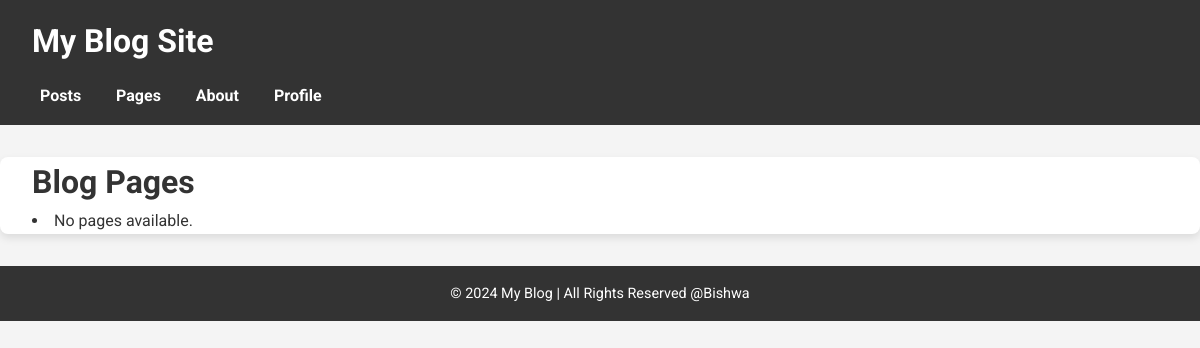
The page /pages/ on the database as committed earlier.
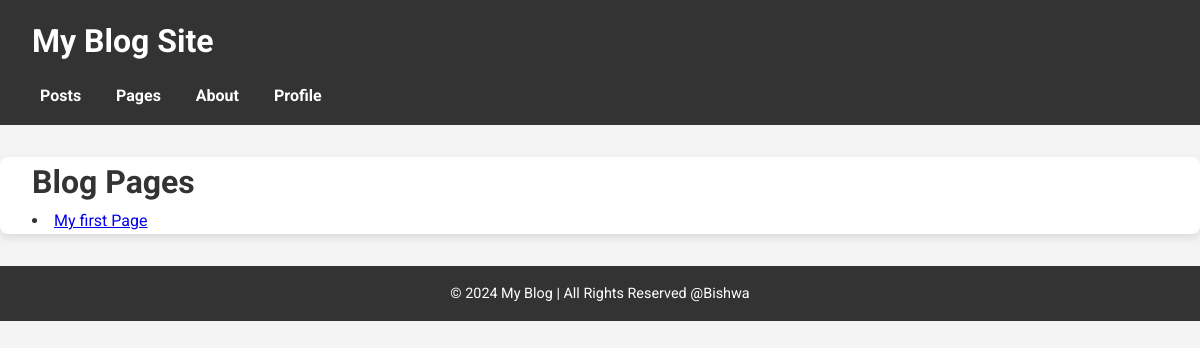
The same page on the database as committed later.
### pages/models.py (models this page shows, shortened)
class Page(models.Model):
    title = models.CharField(max_length=200)
    slug = models.SlugField(unique=True, blank=True)
    content = models.TextField()

### pages/views.py (the view)
# urls.py: path('', views.page_list, name='page_list'),
def page_list(request):
    pages = Page.objects.all()
    return render(request, "pages/page_list.html", {"pages": pages})

### templates/pages/page_list.html
{% extends 'base.html' %}
{% block content %}
    <h1>Blog Pages</h1>
    {% for page in pages %}
            <li>
                <a href="{% url 'page_detail' page.slug %}">{{ page.title }}</a>
            </li>
        {% empty %}
            <li>No pages available.</li>
        {% endfor %}
{% endblock %}

Rows that differ between the two databases and show on the page:
added Page: title "My first Page"
Other text that changed with them:
text no longer shown: "No pages available."
